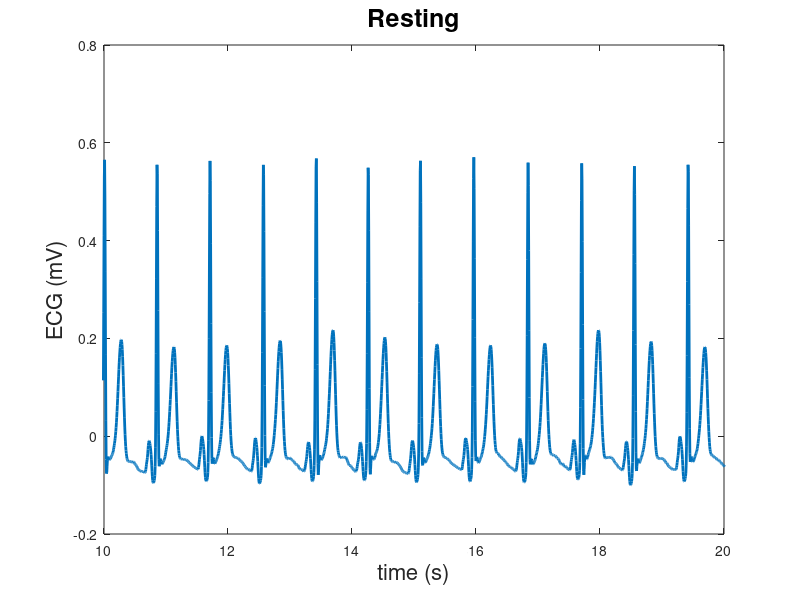
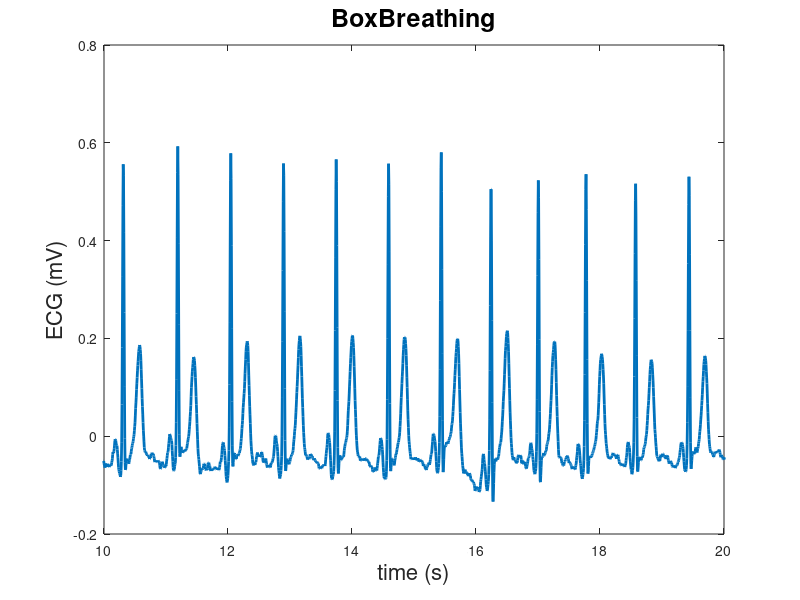
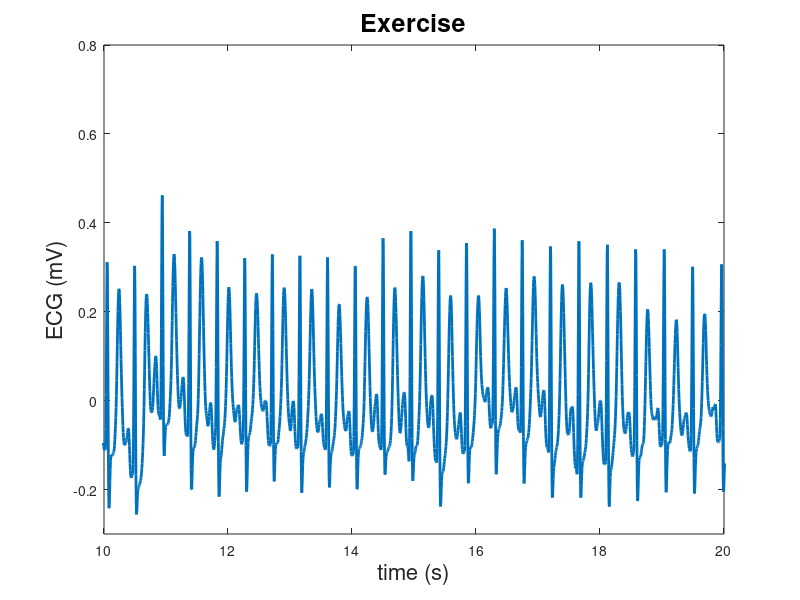
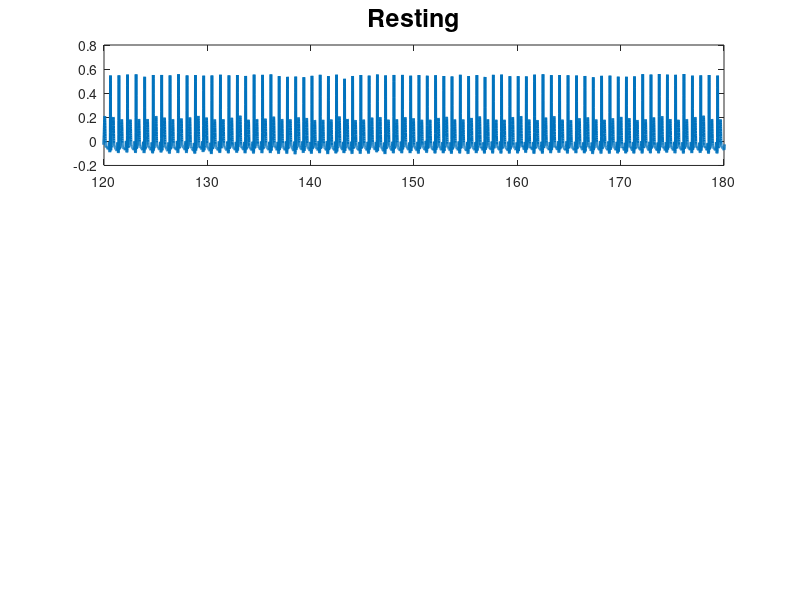

Here is the MATLAB script that generated these plots, in order: (Note: this script raises an error after producing the figures.)
clc; clear; close all

%% Step 1 Load our data 

RestingData = load("Resting.mat"); 
RestingData = RestingData.b1;
ExerciseData = load("Exercise.mat"); 
ExerciseData = ExerciseData.b1;
BoxBreathingData = load("BoxBreathing.mat"); 
BoxBreathingData = BoxBreathingData.b1;

%% Step 2: Plot our Signals

% 4) Plot 10s of Resting ECG signals
figure;
plot(RestingData(:, 1), RestingData(:, 2), 'LineWidth', 2);
xlabel('time (s)', 'FontSize', 16);
ylabel('ECG (mV)', 'FontSize', 16);
xlim([10, 20]); 
ylim([-0.2, 0.8]);
title('Resting', 'FontSize', 18);
saveas(gcf, 'Resting_ECG_Plot.png'); % Save as PNG

%Plot 10s of BoxBreathing ECG signals
figure;
plot(BoxBreathingData(:, 1), BoxBreathingData(:, 2), 'LineWidth', 2);
xlabel('time (s)', 'FontSize', 16);
ylabel('ECG (mV)', 'FontSize', 16);
xlim([10, 20]); 
ylim([-0.2, 0.8]);
title('BoxBreathing', 'FontSize', 18);
saveas(gcf, 'BoxBreathing_ECG_Plot.png'); % Save as PNG

%Plot 10s of Exercise ECG signals
figure;
plot(ExerciseData(:, 1), ExerciseData(:, 2), 'LineWidth', 2);
xlabel('time (s)', 'FontSize', 16);
ylabel('ECG (mV)', 'FontSize', 16);
xlim([10, 20]); 
ylim([-0.3, 0.8]);
title('Exercise', 'FontSize', 18);
saveas(gcf, 'Exercise_ECG_Plot.png'); % Save as PNG

%3x1 Subplot for all 3 datas
figure;

% Plot Resting 
subplot(3, 1, 1); 
plot(RestingData(:, 1), RestingData(:, 2), 'LineWidth', 2);
xlim([120, 180]); 
ylim([-0.2, 0.8]); 
title('Resting', 'FontSize', 18);
saveas(gcf, 'Resting_ECG_Plot_120_180s.png')

% Plot Exercise
subplot(3, 1, 2); 
plot(ExerciseData(:, 1), ExerciseData(:, 2), 'LineWidth', 2);
xlim([120, 180]); 
ylim([-0.3, 0.8]); 
title('Exercise', 'FontSize', 18);
saveas(gcf, 'Exercise_ECG_Plot_120_180s.png');

% Plot BoxBreathing 
subplot(3, 1, 3); 
plot(BoxBreathingData(:, 1), BoxBreathingData(:, 2), 'LineWidth', 2);
xlim([120, 180]);
ylim([-0.2, 0.8]); 
title('Box Breathing', 'FontSize', 18);
saveas(gcf, 'BoxBreathing_ECG_Plot_120_180s.png');

%% Step 4: Use findpeaks() to plot the peaks, using default settings 
% Resting Data Plot with Peaks
figure;

% Resting Original ECG plot
subplot(2, 1, 1); 
plot(RestingData(:, 1), RestingData(:, 2), 'LineWidth', 2);
xlim([120, 130]); 
ylim([-0.2, 0.8]);
title('Resting', 'FontSize', 18);
saveas(gcf, 'Exercise_ECG_Plot_120_130s.png');

% Resting ECG with Peaks plot
subplot(2, 1, 2);
[peaksResting, locsResting] = findpeaks(RestingData(:, 2), RestingData(:, 1)); 
plot(RestingData(:, 1), RestingData(:, 2), 'LineWidth', 2); 
hold on;
plot(locsResting, peaksResting, 'v','MarkerFaceColor', 'b', 'LineStyle', 'none');
hold off;
xlim([120, 130]); 
ylim([-0.2, 0.8]); 
title('Resting with Peaks', 'FontSize', 18);
grid on;
saveas(gcf, 'Resting_ECG_with_Peaks_120_130s.png');

% Exercise Data Plot with Peaks
figure;

% Exercise Original ECG plot
subplot(2, 1, 1); 
plot(ExerciseData(:, 1), ExerciseData(:, 2), 'LineWidth', 2);
xlim([120, 130]); 
ylim([-0.3, 0.8]);
title('Exercise', 'FontSize', 18);
saveas(gcf, 'Exercise_ECG_Plot_120_130s.png');


% ECG with Peaks plot
subplot(2, 1, 2);
[peaksExercise, locsExercise] = findpeaks(ExerciseData(:, 2), ExerciseData(:, 1)); 
plot(ExerciseData(:, 1), ExerciseData(:, 2), 'LineWidth', 2); 
hold on;
plot(locsExercise, peaksExercise, 'v', 'MarkerFaceColor', 'b','LineStyle', 'none'); 
hold off;
xlim([120, 130]); 
ylim([-0.3, 0.8]); 
title('Exercise with Peaks', 'FontSize', 18);
grid on;
saveas(gcf, 'Exercise_ECG_with_Peaks_120_130s.png');

%% Step 5: Redo Step 4 with the appropriate settings of findpeaks
% RLocs is the time (or x-value) of the peaks, not index 
% MinPeakHeight for resting and exercise
% Resting 
figure;
subplot(2, 1, 1); 
plot(RestingData(:, 1), RestingData(:, 2), 'LineWidth', 2);
xlim([120, 130]); 
ylim([-0.2, 0.8]);
title('Resting', 'FontSize', 18);
saveas(gcf, 'Exercise_ECG_Plot_120_130s.png');

% Resting with R-Peaks
minPeakHeightResting = 0.4; 
[restingRPeaks, restingRLocs] = findpeaks(RestingData(:, 2), RestingData(:, 1), 'MinPeakHeight', minPeakHeightResting);
subplot(2, 1, 2);
plot(RestingData(:, 1), RestingData(:, 2), 'LineWidth', 2);
hold on;
plot(restingRLocs, restingRPeaks, 'v', 'MarkerFaceColor', 'b', 'LineStyle', 'none');
hold off;
xlim([120, 130]);
ylim([-0.2, 0.8]);
title('Resting with R-Peaks', 'FontSize', 18);
grid on;
saveas(gcf, 'Resting_with_R_Peaks.png');

% Exercise
figure;
subplot(2, 1, 1); 
plot(ExerciseData(:, 1), ExerciseData(:, 2), 'LineWidth', 2);
xlim([121, 131]); 
ylim([-0.3, 0.8]);
title('Exercise', 'FontSize', 18);
saveas(gcf, 'Exercise_ECG_Plot_120_130s.png');

% Exercise with R-Peaks
minPeakHeightExercise = 0.4; 
[exerciseRPeaks, exerciseRLocs] = findpeaks(ExerciseData(:, 2), ExerciseData(:, 1), 'MinPeakHeight', minPeakHeightExercise);
subplot(2, 1, 2);
plot(ExerciseData(:, 1), ExerciseData(:, 2), 'LineWidth', 2);
hold on;
plot(exerciseRLocs, exerciseRPeaks, 'v', 'MarkerFaceColor', 'b', 'LineStyle', 'none');
hold off;
xlim([121, 131]);
ylim([-0.3, 0.8]);
title('Exercise with R-Peaks', 'FontSize', 18);
grid on;
saveas(gcf, 'Exercise_with_R_Peaks.png');

% BoxBreathing
figure;
subplot(2, 1, 1); 
plot(BoxBreathingData(:, 1), BoxBreathingData(:, 2), 'LineWidth', 2);
xlim([120, 130]); 
ylim([-0.2, 0.8]);
title('Box Breathing', 'FontSize', 18);
saveas(gcf, 'BoxBreathing_ECG_Plot_120_130s.png');

% BoxBreathing with R-Peaks
minPeakHeightBoxBreathing = 0.4; 
[boxBreathingRPeaks, boxBreathingRLocs] = findpeaks(BoxBreathingData(:, 2), BoxBreathingData(:, 1), 'MinPeakHeight', minPeakHeightBoxBreathing);
subplot(2, 1, 2);
plot(BoxBreathingData(:, 1), BoxBreathingData(:, 2), 'LineWidth', 2);
hold on;
plot(boxBreathingRLocs, boxBreathingRPeaks, 'v', 'MarkerFaceColor', 'b', 'LineStyle', 'none');
hold off;
xlim([122, 130]);
ylim([-0.25, 0.8]);
title('Box Breathing with R-Peaks', 'FontSize', 18);
grid on;
saveas(gcf, 'BoxBreathing_with_R_Peaks.png');

%% Step 6: A more advanced view

%Plot heartbeat center about the trigger(R-peaks) for each condition
samplesBefore = 100;  
samplesAfter = 100;   
numSamples = samplesBefore + samplesAfter + 1; 

% Exercise Condition
exerciseHeartbeats = zeros(length(exerciseRLocs), numSamples);
figure;
hold on;
for i = 1:length(exerciseRLocs)
    peakIndex = find(ExerciseData(:, 1) == exerciseRLocs(i), 1, 'first');
    startIndex = max(1, peakIndex - samplesBefore);
    endIndex = min(size(ExerciseData, 1), peakIndex + samplesAfter);
    segment = ExerciseData(startIndex:endIndex, 2);
    paddingBefore = max(0, samplesBefore - (peakIndex - startIndex));
    paddingAfter = max(0, (peakIndex + samplesAfter) - endIndex);
    heartbeatSegment = [nan(paddingBefore, 1); segment; nan(paddingAfter, 1)];
    exerciseHeartbeats(i, :) = heartbeatSegment;
    plot(0:200, heartbeatSegment, 'Color', [1 0 0 0.5]); % Red
end
title('Exercise Heartbeats Centered on R-Peaks');
xlabel('count');
ylabel('mV');
xlim([0 200]);  
ylim([-0.3 0.7]);  
hold off;
saveas(gcf, 'Exercise_Heartbeats_Centered_Count.png');

% Resting Condition
restingHeartbeats = zeros(length(restingRLocs), numSamples); 
figure;
hold on;
for i = 1:length(restingRLocs)
    peakIndex = find(RestingData(:, 1) == restingRLocs(i), 1, 'first');
    startIndex = max(1, peakIndex - samplesBefore);
    endIndex = min(size(RestingData, 1), peakIndex + samplesAfter);
    segment = RestingData(startIndex:endIndex, 2);
    paddingBefore = max(0, samplesBefore - (peakIndex - startIndex));
    paddingAfter = max(0, (peakIndex + samplesAfter) - endIndex);
    heartbeatSegment = [nan(paddingBefore, 1); segment; nan(paddingAfter, 1)];
    restingHeartbeats(i, :) = heartbeatSegment;
    plot(0:200, heartbeatSegment, 'Color', [0 0 1 0.5]); % Blue
end
title('Resting Heartbeats Centered on R-Peaks');
xlabel('count');
ylabel('mV');
xlim([0 200]); 
ylim([-0.15 0.6]);  
hold off;
saveas(gcf, 'Resting_Heartbeats_Centered_Count.png');

% BoxBreathing 
boxBreathingHeartbeats = zeros(length(boxBreathingRLocs), numSamples); 
figure;
hold on;
for i = 1:length(boxBreathingRLocs)
    peakIndex = find(BoxBreathingData(:, 1) == boxBreathingRLocs(i), 1, 'first');
    startIndex = max(1, peakIndex - samplesBefore);
    endIndex = min(size(BoxBreathingData, 1), peakIndex + samplesAfter);
    segment = BoxBreathingData(startIndex:endIndex, 2);
    paddingBefore = max(0, samplesBefore - (peakIndex - startIndex));
    paddingAfter = max(0, (peakIndex + samplesAfter) - endIndex);
    heartbeatSegment = [nan(paddingBefore, 1); segment; nan(paddingAfter, 1)];
    boxBreathingHeartbeats(i, :) = heartbeatSegment;
    plot(0:200, heartbeatSegment, 'Color', [0 1 0 0.5]); % Green
end
title('BoxBreathing Heartbeats Centered on R-Peaks');
xlabel('count');
ylabel('mV');
xlim([0 200]);  
ylim([-0.15 0.6]);  
hold off;
saveas(gcf, 'BoxBreathing_Heartbeats_Centered_Count.png');

%% Step 7: Plot a histogram using histogram and boxplot using boxchart

%Histogram of resting vs exercise heart rate
timeWindowStart = 150; 
timeWindowEnd = 250;   
restingRPeaksInWindow =  restingRLocs(restingRLocs >= timeWindowStart & restingRLocs <= timeWindowEnd);
exerciseRPeaksInWindow = exerciseRLocs(exerciseRLocs >= timeWindowStart & exerciseRLocs <= timeWindowEnd);

%  Way 1: Compute resting intervals numerically 
restingIntervals = zeros(length(restingRPeaksInWindow) - 1, 1); 

for i = 1:length(restingRPeaksInWindow) - 1
    restingIntervals(i) = restingRPeaksInWindow(i + 1) - restingRPeaksInWindow(i);
end


% Way 2: Compute exercise interval using diff
exerciseIntervals = diff(exerciseRPeaksInWindow);

% Compute bpm, or frequency of heart rate
restingHeartRate = 60 ./ restingIntervals; 
exerciseHeartRate = 60 ./ exerciseIntervals; 
% Using histogram plot a histogram of this frequency for all the events in the limited
figure;
histogram(restingHeartRate, 'BinWidth',0.5, 'Normalization','probability');
hold on
histogram(exerciseHeartRate, 'BinWidth',0.5, 'Normalization','probability');
hold off;
xlabel('Rate (bpm)');
ylabel('Probability');
title(['Histogram of Heart Rate     ','Time range: ', num2str(timeWindowStart),'-',num2str(timeWindowEnd)]);
legend({'Resting', 'Exercise'}, "Location","northwest"); 
saveas(gcf, 'HeartRate_Histogram_Exercise_vs_Resting.png');


% box chart 
% Boxchart of heart rates Resting vs Exercise
combinedHeartRates = [restingHeartRate; exerciseHeartRate];
group = [repmat({'Resting'}, length(restingHeartRate), 1); 
         repmat({'Exercise'}, length(exerciseHeartRate), 1)];
group = categorical(group);
figure
boxchart(group, combinedHeartRates);
xlabel('Dataset');
ylabel('Rate (bpm)'); 
title('Boxchart of Heart Rates: Resting vs Exercise');
saveas(gcf, 'Boxplot Heart_Rate_Comparison_Resting_vs_Exercise.png');



% %% Step 8 mới: Compute the derivative and speed of Resting R & T pulses
% 
% % Find the T peaks from Resting Data 
% % find all the peaks (again)
% minPeakHeightRestingT = 0.15;
% maxPeakHeightRestingT = 0.4;  
% [allPeaks, allLocs] = findpeaks(RestingData(:, 2), RestingData(:, 1), 'MinPeakHeight',minPeakHeightRestingT);
% restingTpeaks = cat(2,allLocs, allPeaks);       % restingTpeaks(:, 1) is time , restingTpeaks(:, 2) is voltage
% 
% 
% % Get only the T-peaks and not the others 
% restingTpeaks = restingTpeaks(restingTpeaks(:,2) <= maxPeakHeightRestingT, :);
% 
% % %   Plot to check T-peaks are selected correctly, comment out afterwards
% % figure
% % plot(RestingData(:, 1), RestingData(:, 2))
% % hold on
% % plot(restingTpeaks(:, 1), restingTpeaks(:, 2), 'v', 'MarkerFaceColor','b', 'MarkerEdgeColor','b')
% % hold off
% % xlim([120 130])
% 
% % Put all the R peaks data into one variable 
% restingRpeaks_together = cat(2,restingRLocs, restingRPeaks);    % restingRpeaks_together(:, 1) is time , restingTpeaks_together(:, 2) is voltage
% % put time and voltage column from resting data together into one variable 
% resting_data_new = cat(2,RestingData(:,1), RestingData(:,2));
% 
% % 10 samples before and after each R and T pulse
% nsample = 10; 
% 
% % Get 10 samples before each R and before T peaks
% before_R_delta_voltage = zeros(length(restingRpeaks_together),1);
% for i = 1:length(restingRpeaks_together)
%     peak_id = find(resting_data_new(:,2) == restingRpeaks_together(i,2) & resting_data_new(:,1) == restingRpeaks_together(i,1));       %find peak_id in the resting_data vector 
%     r_before = peak_id - nsample: peak_id - 1;
%     before_R = resting_data_new(r_before, :);
%     m = mean( diff(before_R(:,2))/diff(before_R(:,1)) );
%     before_R_delta_voltage(i) = m(1);
% 
% end
% 
% before_T_delta_voltage = zeros(length(restingTPeaks),1);
% for i = 1:length(restingTPeaks)
%     peak_id = find(resting_data_new(:,2) == restingTPeaks(i,1) & resting_data_new(:,1) == restingTPeaks(i,2));       %find peak_id in the resting_data vector 
%     %restingTPeaks(:,1) is voltage, restingTPeaks(:,2) is time, 
%     t_before = peak_id - nsample: peak_id - 1;
%     before_T = resting_data_new(t_before, :);
%     m= mean( diff(before_T(:,2))/diff(before_T(:,1)) );
%     before_T_delta_voltage(i) = m(1);
% 
% end
% 
% % Get 10 samples after R and after T peaks
% 
% after_R_delta_voltage = zeros(length(restingRpeaks_together),1);
% for i = 1:length(restingRpeaks_together)
%     peak_id = find(resting_data_new(:,2) == restingRpeaks_together(i,2) & resting_data_new(:,1) == restingRpeaks_together(i,1));       %find peak_id in the resting_data vector 
%     r_after = peak_id + 1:peak_id + nsample;
%     after_R = resting_data_new(r_after, :);
%     m = mean(diff(after_R(:,2))/diff(after_R(:,1)));
%     after_R_delta_voltage(i) = m(1);
% 
% end
% 
% after_T_delta_voltage = zeros(length(restingTPeaks),1);
% for i = 1:length(restingTPeaks)
%     peak_id = find(resting_data_new(:,2) == restingTPeaks(i,1) & resting_data_new(:,1) == restingTPeaks(i,2));       %find peak_id in the resting_data vector 
%     %restingTPeaks(:,1) is voltage, restingTPeaks(:,2) is time, 
%     t_after = peak_id + 1:peak_id + nsample;
%     after_T = resting_data_new(t_after, :);
%     m = mean( diff(after_T(:,2))/diff(after_T(:,1)) );
%     after_T_delta_voltage(i) = m(1);
% end
% 
% % Generate histogram 
% % take absolute values of the after data 
% after_T_delta_voltage = abs(after_T_delta_voltage); 
% after_R_delta_voltage = abs(after_R_delta_voltage);
% 
% %Combine the R before and R after into one 
% R_pulse_speed = [before_R_delta_voltage; after_R_delta_voltage]; 
% %Combine the T before and T after into one 
% T_pulse_speed = [before_T_delta_voltage; after_T_delta_voltage]; 
% 
% %generate histogram 
% figure;
% histogram(R_pulse_speed, 'BinWidth', .1, 'Normalization', 'probability');
% hold on;
% histogram(T_pulse_speed, 'BinWidth', .1, 'Normalization', 'probability');
% hold off;
% 
% xlabel('Speed (mV/s)', 'FontSize', 12);
% ylabel('Probability', 'FontSize', 12);
% title('Rate of change of voltage for different phases', 'FontSize', 14);
% legend('R', 'T');
% 
% % testing; nothing important 
% % i = 100;
% % peak_id = find(resting_data_new(:,2) == restingTPeaks(i,1) & resting_data_new(:,1) == restingTPeaks(i,2));       %find peak_id in the resting_data vector 
% % %restingTPeaks(:,1) is voltage, restingTPeaks(:,2) is time, 
% % t_before = peak_id - nsample: peak_id - 1;
% % %before_R(i:nsample) = resting_data_new(r_before, :); 
% % bf = resting_data_new(t_before, :);
% % % plot to check
% % plot(resting_data_new(:,1), resting_data_new(:,2), 'LineWidth',1)
% % hold on 
% % plot(bf(:, 1),bf(:, 2), '*')
% % hold off 
% % xlim([81 85])

%% Step 8: Compute the derivative of different phases of the signal
%Compute the derivative and speed of Resting R & T pulses
% Define minimum and maximum peak heights for T peaks (since R peaks are pre-defined)
minPeakHeightRestingT = 0.15;
maxPeakHeightRestingT = 0.4;  
[allTPeaks, allTLocs] = findpeaks(RestingData(:, 2), RestingData(:, 1));
validTIndices = (allTPeaks > minPeakHeightRestingT) & (allTPeaks < maxPeakHeightRestingT);
restingTPeaks = allTPeaks(validTIndices);
restingTLocs = allTLocs(validTIndices);
% 10 samples before and after each R and T pulse
samplesAroundPulse = 10;
rSpeeds = zeros(1, length(restingRLocs));  
tSpeeds = zeros(1, length(restingTLocs));  

% Loop through each R pulse to compute the speed
for i = 1:length(restingRLocs)
    rIndex = find(RestingData(:, 1) == restingRLocs(i), 1);
    if rIndex > samplesAroundPulse && rIndex + samplesAroundPulse <= size(RestingData, 1)
        segment = RestingData(rIndex - samplesAroundPulse:rIndex + samplesAroundPulse, 2);
        voltageChange = max(segment) - min(segment);
        timeInterval = RestingData(rIndex + samplesAroundPulse, 1) - RestingData(rIndex - samplesAroundPulse, 1);
        speed = voltageChange / timeInterval;  % in mV/s
        rSpeeds(i) = abs(speed); 
    end
end

% Loop through each T pulse to compute the speed
for i = 1:length(restingTLocs)
    tIndex = find(RestingData(:, 1) == restingTLocs(i), 1);
    if tIndex > samplesAroundPulse && tIndex + samplesAroundPulse <= size(RestingData, 1)
        segment = RestingData(tIndex - samplesAroundPulse:tIndex + samplesAroundPulse, 2);
        voltageChange = max(segment) - min(segment);
        timeInterval = RestingData(tIndex + samplesAroundPulse, 1) - RestingData(tIndex - samplesAroundPulse, 1);
        speed = voltageChange / timeInterval;  % in mV/s
        tSpeeds(i) = abs(speed);
    end
end

combinedSpeeds = [rSpeeds, tSpeeds];
% Plot histogram of speeds
figure;
histogram(rSpeeds, 'BinWidth', 0.03, 'Normalization', 'probability', 'FaceColor', 'b', 'DisplayName', 'R');
hold on;
histogram(tSpeeds, 'BinWidth', 0.03, 'Normalization', 'probability', 'FaceColor', 'r', 'DisplayName', 'T');
hold off;
xlabel('voltage change (mV/s)', 'FontSize', 12);
ylabel('Probability', 'FontSize', 12);
title('Rate of change of voltage for different phases', 'FontSize', 14);
legend('show', 'Location', 'best');
saveas(gcf, 'R_and_T_Speeds_Histogram_with_Segments.png');

%% Step 9: Run a two-sided t-test using ttest2 
clc
%Run a t-test on the heart rate frequency data during rest and exercise and compute the output of the test 
%From our above plots, it should be pretty clear that our heart rate during rest and exercise seem pretty different, and there should be strong evidence to suggest that they are different
x = restingHeartRate;
y = exerciseHeartRate;
result_RestvExercise = ttest2(x,y);
disp(result_RestvExercise)

if result_RestvExercise == 1
    disp('The null hypothesis is resting heart rate is there is no difference from exercise heart rate. We reject the null hypothesis.')
elseif result_RestvExercise == 0 
    disp('The null hypothesis is resting heart rate is there is no difference from exercise heart rate. We cannot reject the null hypothesis.')
end    

%Run a t-test on the heart rate frequency during two separate periods of the rest data
% 1:10 is from 150 sec to 158 sec period 
% 20:30 is from 165 sec to 173 sec period 
x2 = restingHeartRate(1:10);
y2 = restingHeartRate(20:30);

result_sep_period = ttest2(x2,y2);
disp(result_sep_period)
if result_sep_period == 1
    disp('The null hypothesis is resting heart rate is there is no difference among different time period. We reject the null hypothesis.')
elseif result_sep_period == 0 
    disp('The null hypothesis is resting heart rate is there is no difference among different time period. We cannot reject the null hypothesis.')
end   

